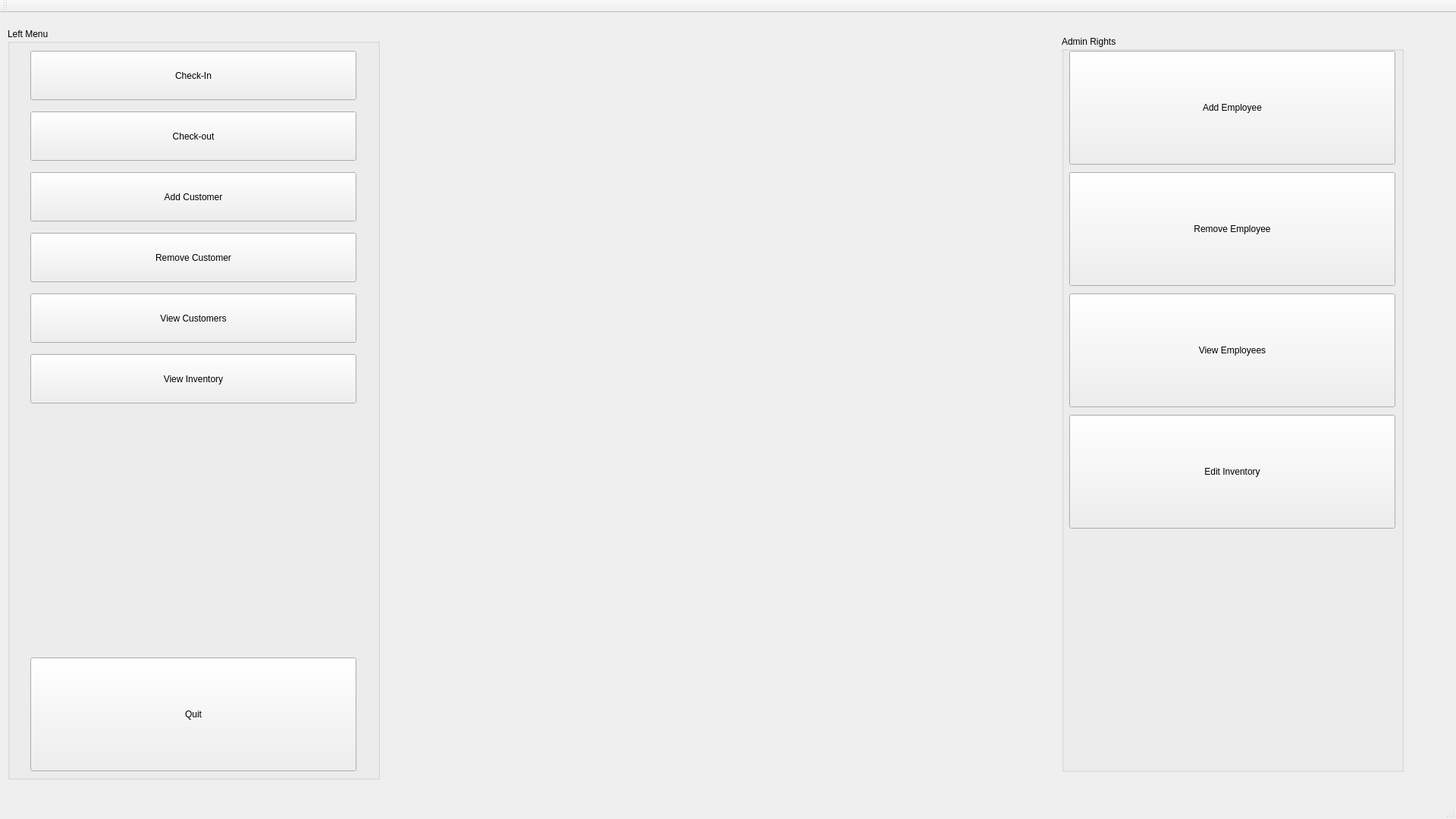
<?xml version="1.0" encoding="UTF-8"?>
<ui version="4.0">
 <class>MainWindow</class>
 <widget class="QMainWindow" name="MainWindow">
  <property name="enabled">
   <bool>true</bool>
  </property>
  <property name="geometry">
   <rect>
    <x>0</x>
    <y>0</y>
    <width>1920</width>
    <height>1080</height>
   </rect>
  </property>
  <property name="minimumSize">
   <size>
    <width>600</width>
    <height>600</height>
   </size>
  </property>
  <property name="maximumSize">
   <size>
    <width>1920</width>
    <height>1080</height>
   </size>
  </property>
  <property name="windowTitle">
   <string>Blockbusted</string>
  </property>
  <widget class="QWidget" name="centralWidget">
   <widget class="QGroupBox" name="groupBox_2">
    <property name="geometry">
     <rect>
      <x>1400</x>
      <y>30</y>
      <width>451</width>
      <height>971</height>
     </rect>
    </property>
    <property name="title">
     <string>Admin Rights</string>
    </property>
    <widget class="QPushButton" name="add_emp">
     <property name="geometry">
      <rect>
       <x>10</x>
       <y>20</y>
       <width>430</width>
       <height>150</height>
      </rect>
     </property>
     <property name="sizePolicy">
      <sizepolicy hsizetype="Fixed" vsizetype="Fixed">
       <horstretch>0</horstretch>
       <verstretch>0</verstretch>
      </sizepolicy>
     </property>
     <property name="minimumSize">
      <size>
       <width>300</width>
       <height>150</height>
      </size>
     </property>
     <property name="maximumSize">
      <size>
       <width>500</width>
       <height>150</height>
      </size>
     </property>
     <property name="baseSize">
      <size>
       <width>300</width>
       <height>150</height>
      </size>
     </property>
     <property name="text">
      <string>Add Employee</string>
     </property>
    </widget>
    <widget class="QPushButton" name="rm_emp">
     <property name="geometry">
      <rect>
       <x>10</x>
       <y>180</y>
       <width>430</width>
       <height>150</height>
      </rect>
     </property>
     <property name="text">
      <string>Remove Employee</string>
     </property>
    </widget>
    <widget class="QPushButton" name="pushButton">
     <property name="geometry">
      <rect>
       <x>10</x>
       <y>340</y>
       <width>430</width>
       <height>150</height>
      </rect>
     </property>
     <property name="text">
      <string>View Employees</string>
     </property>
    </widget>
    <widget class="QPushButton" name="inv_2">
     <property name="geometry">
      <rect>
       <x>10</x>
       <y>500</y>
       <width>430</width>
       <height>150</height>
      </rect>
     </property>
     <property name="text">
      <string>Edit Inventory</string>
     </property>
    </widget>
   </widget>
   <widget class="QGroupBox" name="groupBox_3">
    <property name="geometry">
     <rect>
      <x>10</x>
      <y>20</y>
      <width>491</width>
      <height>991</height>
     </rect>
    </property>
    <property name="title">
     <string>Left Menu</string>
    </property>
    <widget class="QLabel" name="label">
     <property name="geometry">
      <rect>
       <x>30</x>
       <y>30</y>
       <width>55</width>
       <height>16</height>
      </rect>
     </property>
     <property name="text">
      <string/>
     </property>
    </widget>
    <widget class="QPushButton" name="fts">
     <property name="geometry">
      <rect>
       <x>30</x>
       <y>830</y>
       <width>430</width>
       <height>150</height>
      </rect>
     </property>
     <property name="sizePolicy">
      <sizepolicy hsizetype="Minimum" vsizetype="Fixed">
       <horstretch>0</horstretch>
       <verstretch>3</verstretch>
      </sizepolicy>
     </property>
     <property name="text">
      <string>Quit</string>
     </property>
    </widget>
    <widget class="QPushButton" name="check_in">
     <property name="geometry">
      <rect>
       <x>30</x>
       <y>30</y>
       <width>430</width>
       <height>65</height>
      </rect>
     </property>
     <property name="text">
      <string>Check-In</string>
     </property>
    </widget>
    <widget class="QPushButton" name="check_out">
     <property name="geometry">
      <rect>
       <x>30</x>
       <y>110</y>
       <width>430</width>
       <height>65</height>
      </rect>
     </property>
     <property name="text">
      <string>Check-out</string>
     </property>
    </widget>
    <widget class="QPushButton" name="check_in_2">
     <property name="geometry">
      <rect>
       <x>30</x>
       <y>190</y>
       <width>430</width>
       <height>65</height>
      </rect>
     </property>
     <property name="text">
      <string>Add Customer</string>
     </property>
    </widget>
    <widget class="QPushButton" name="check_in_3">
     <property name="geometry">
      <rect>
       <x>30</x>
       <y>270</y>
       <width>430</width>
       <height>65</height>
      </rect>
     </property>
     <property name="text">
      <string>Remove Customer</string>
     </property>
    </widget>
    <widget class="QPushButton" name="pushButton_6">
     <property name="geometry">
      <rect>
       <x>30</x>
       <y>350</y>
       <width>430</width>
       <height>65</height>
      </rect>
     </property>
     <property name="text">
      <string>View Customers</string>
     </property>
    </widget>
    <widget class="QPushButton" name="inv">
     <property name="geometry">
      <rect>
       <x>30</x>
       <y>430</y>
       <width>430</width>
       <height>65</height>
      </rect>
     </property>
     <property name="text">
      <string>View Inventory</string>
     </property>
    </widget>
   </widget>
  </widget>
  <widget class="QMenuBar" name="menuBar">
   <property name="geometry">
    <rect>
     <x>0</x>
     <y>0</y>
     <width>1920</width>
     <height>26</height>
    </rect>
   </property>
  </widget>
  <widget class="QToolBar" name="mainToolBar">
   <attribute name="toolBarArea">
    <enum>TopToolBarArea</enum>
   </attribute>
   <attribute name="toolBarBreak">
    <bool>false</bool>
   </attribute>
  </widget>
  <widget class="QStatusBar" name="statusBar"/>
 </widget>
 <layoutdefault spacing="6" margin="11"/>
 <resources/>
 <connections/>
</ui>
